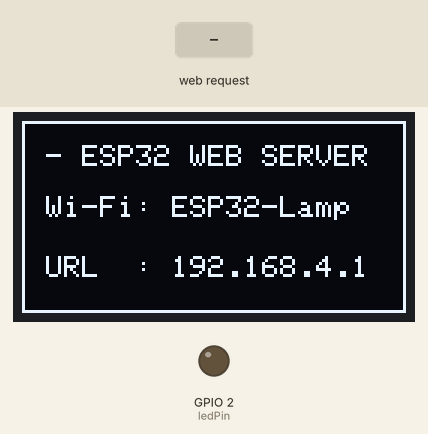
Bench run of a sketch on a simulated ESP32. Shown: 128×64 one-colour display, output pins drawn as LEDs (lit = HIGH). The test bench sets the inputs (shaded band).

Above: at 1.2 s.
1.3 s: HTTP request GET /H received
At 2.3 s:
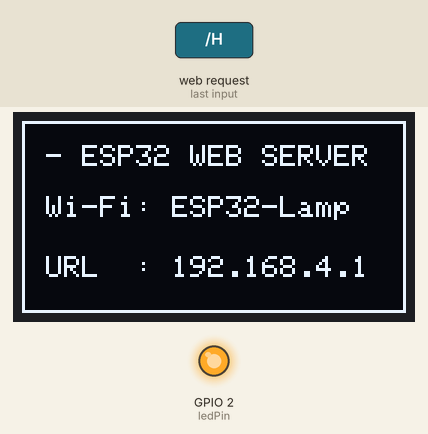
2.8 s: HTTP request GET /L received
At 3.4 s:
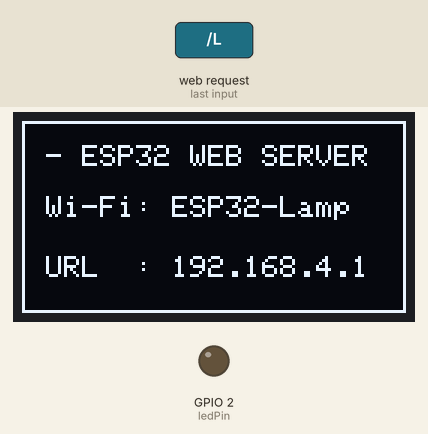
Timing chart, 0 to 5.8 s (numbered marks = the images above; inputs shaded):
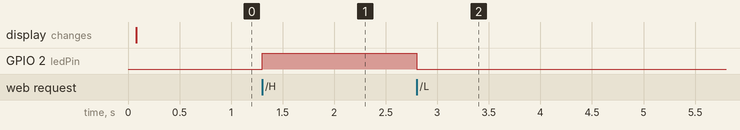

Measured:
- after the input at 1.3 s, GPIO 2 (ledPin): LOW → HIGH at once
- after the input at 2.8 s, GPIO 2 (ledPin): HIGH → LOW at once

The sketch:

WiFi-Web-Server.ino
```cpp
#include <WiFi.h>
#include <Wire.h>
#include <Adafruit_GFX.h>
#include <Adafruit_SH110X.h>

#define i2c_Address 0x3c
#define SCREEN_WIDTH 128
#define SCREEN_HEIGHT 64
Adafruit_SH1106G display = Adafruit_SH1106G(SCREEN_WIDTH, SCREEN_HEIGHT, &Wire, -1);

// Wi-Fi Network Settings
const char* ssid = "ESP32-Lamp";
const char* password = "123456789Password";

WiFiServer server(80);
const int ledPin = 2; // Your LED pin

void setup() {
  Serial.begin(115200);
  pinMode(ledPin, OUTPUT);
  digitalWrite(ledPin, LOW);

  // OLED Setup (Flipped Horizontal Mode)
  display.begin(i2c_Address, true);
  display.setRotation(2); // <--- Kept your preferred flipped layout
  display.clearDisplay();

  display.setTextSize(1);
  display.setTextColor(SH110X_WHITE);
  display.setCursor(0, 0);
  display.println("Initializing Wi-Fi...");
  display.display();

  // Start Access Point
  WiFi.softAP(ssid, password);
  IPAddress IP = WiFi.softAPIP();
  server.begin();

  // OLED Dashboard UI (English Layout)
  display.clearDisplay();
  display.drawRect(0, 0, 128, 64, SH110X_WHITE); // Outer sleek frame

  display.setCursor(8, 8);
  display.setTextSize(1);
  display.println("- ESP32 WEB SERVER");

  display.setCursor(8, 25);
  display.print("Wi-Fi: ");
  display.println(ssid);

  display.setCursor(8, 45);
  display.print("URL  : ");
  display.println(IP.toString());
  display.display();
}

void loop() {
  WiFiClient client = server.available();

  if (client) {
    String currentLine = "";
    while (client.connected()) {
      if (client.available()) {
        char c = client.read();

        // Parse the incoming HTTP request line by line
        if (c == '\n') {
          if (currentLine.length() == 0) {
            // Send standard HTTP response headers
            client.println("HTTP/1.1 200 OK");
            client.println("Content-type:text/html");
            client.println("Connection: close");
            client.println();

            // HTML Web Page Source
            client.println("<!DOCTYPE html><html>");
            client.println("<head><meta name=\"viewport\" content=\"width=device-width, initial-scale=1\">");
            client.println("<style>html { font-family: Arial; display: inline-block; margin: 0px auto; text-align: center;}");
            client.println(".button { background-color: #4CAF50; border: none; color: white; padding: 20px 40px;");
            client.println("text-decoration: none; font-size: 25px; margin: 10px; cursor: pointer; border-radius: 5px;}");
            client.println(".button2 {background-color: #f44336;}</style></head>");

            client.println("<body><h1>ESP32 Smart Lamp</h1>");

            // Dynamic Button rendering based on the physical state of the LED
            if (digitalRead(ledPin) == HIGH) {
              client.println("<p style='font-size:20px;'>Lamp Status: <b style='color:green;'>ON</b></p>");
              client.println("<p><a href=\"/L\"><button class=\"button button2\">TURN OFF</button></a></p>");
            } else {
              client.println("<p style='font-size:20px;'>Lamp Status: <b style='color:red;'>OFF</b></p>");
              client.println("<p><a href=\"/H\"><button class=\"button\">TURN ON</button></a></p>");
            }
            client.println("</body></html>");
            break;
          } else {
            // Check incoming URI routes
            if (currentLine.indexOf("GET /H") >= 0) {
              digitalWrite(ledPin, HIGH); // Turn LED ON
            }
            if (currentLine.indexOf("GET /L") >= 0) {
              digitalWrite(ledPin, LOW);  // Turn LED OFF
            }
            currentLine = "";
          }
        } else if (c != '\r') {
          currentLine += c;
        }
      }
    }
    delay(1);
    client.stop(); // Close connection
  }
}
```
